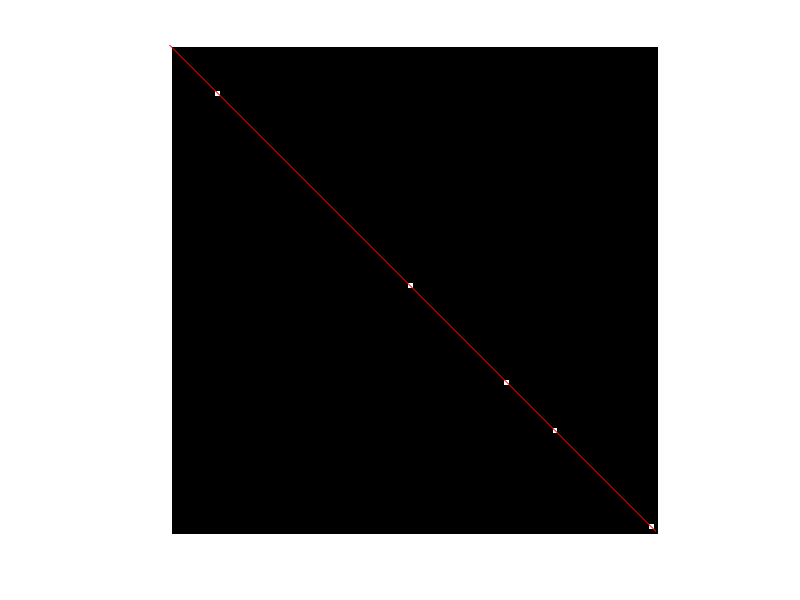
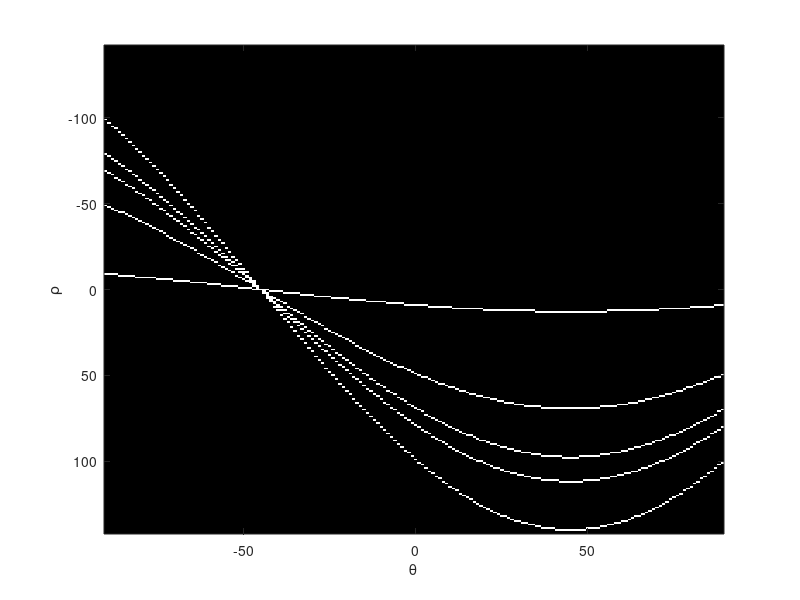

Recreate these plots in MATLAB, in order.
%generate a simple image and hough transform
f=zeros(101,101);
f(80,80)=1;
f(70,70)=1;
f(100,100)=1;
f(10,10)=1;
f(50,50)=1;
%f(40:60,30)=1;
figure(1)
imshow(f);
figure(2)
[H,t,r]=hough(f);
%imshow(t, r,H,[])
imshow(imadjust(mat2gray(H)), 'XData', t, 'YData', r, 'InitialMagnification', 'fit');
axis on, axis normal
xlabel('\theta'), ylabel('\rho')

[height length] = size(f);

% Get the peak in the accumulator array
max_val = max(H(:));
[x, y] = ind2sub(size(H), find(H==max_val));
theta_val = t(y);
rho_val = r(x);

fprintf('X: %d\n', x);
fprintf('Y: %d\n', y);
fprintf('THETA: %f\n', t(y));
fprintf('RHO: %f\n', r(x));

theta_rad = deg2rad(theta_val);

h = norm([length; height])

rotated_theta_val = theta_val + 90;

x1 = 0;
x2 = h.*cos(deg2rad(rotated_theta_val));
y1 = 0;
y2 = h.*sin(deg2rad(rotated_theta_val));

fprintf('x2: %f\n', x2);
fprintf('y2: %f\n', y2);

%if abs(theta_rad) > pi/4
%    x1 = 0;
%    y1 = 0;
%    x2 = 2*length;
%    y2 = (-cos(theta_rad) * x2+rho_val) / sin(theta_rad);
%else
%    x1 = 0;
%    y1 = 0;
%    y2 = 2*height;
%    y2 = (-sin(theta_rad)*y2+rho_val) / cos(theta_rad);
%end;
figure(1);
line([x1 x2], [y1 y2], 'Clipping', 'off', 'Color', 'r');

